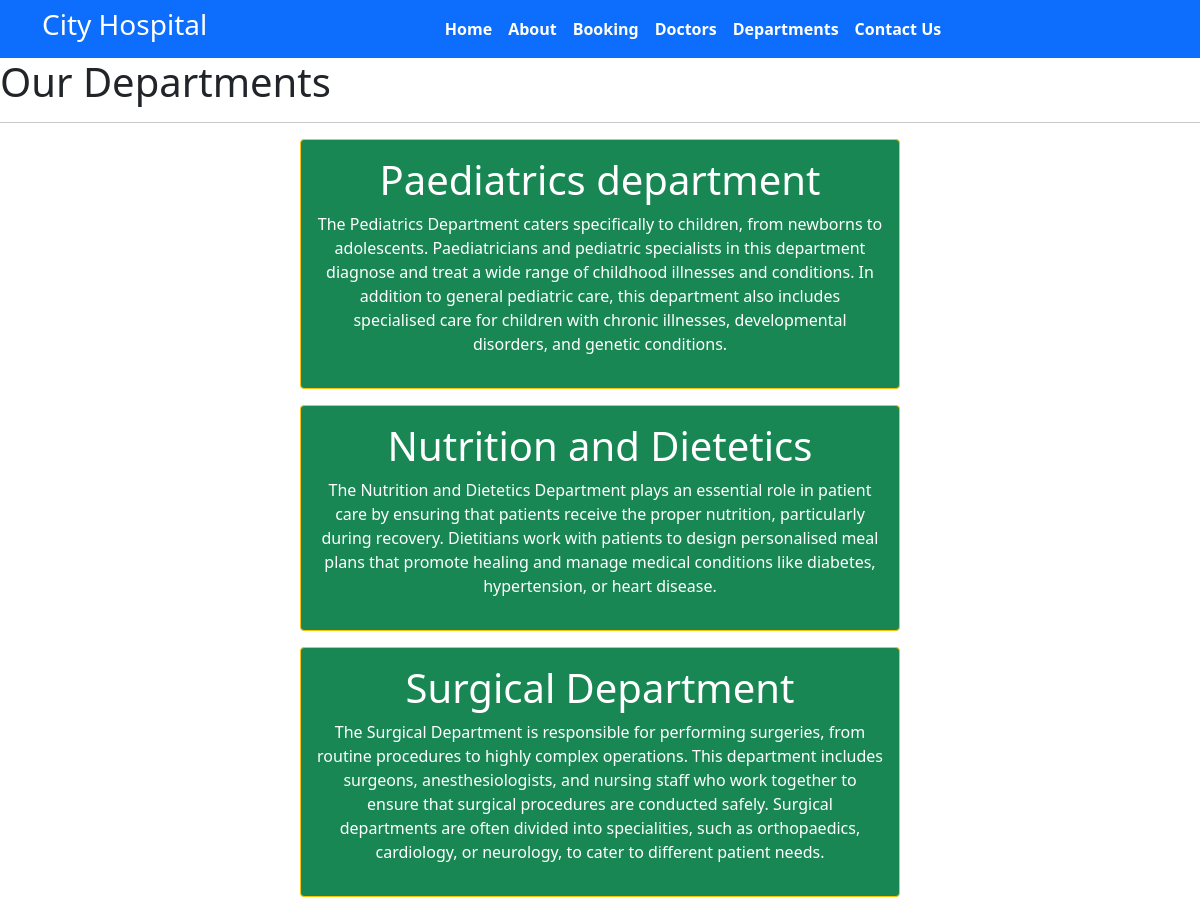
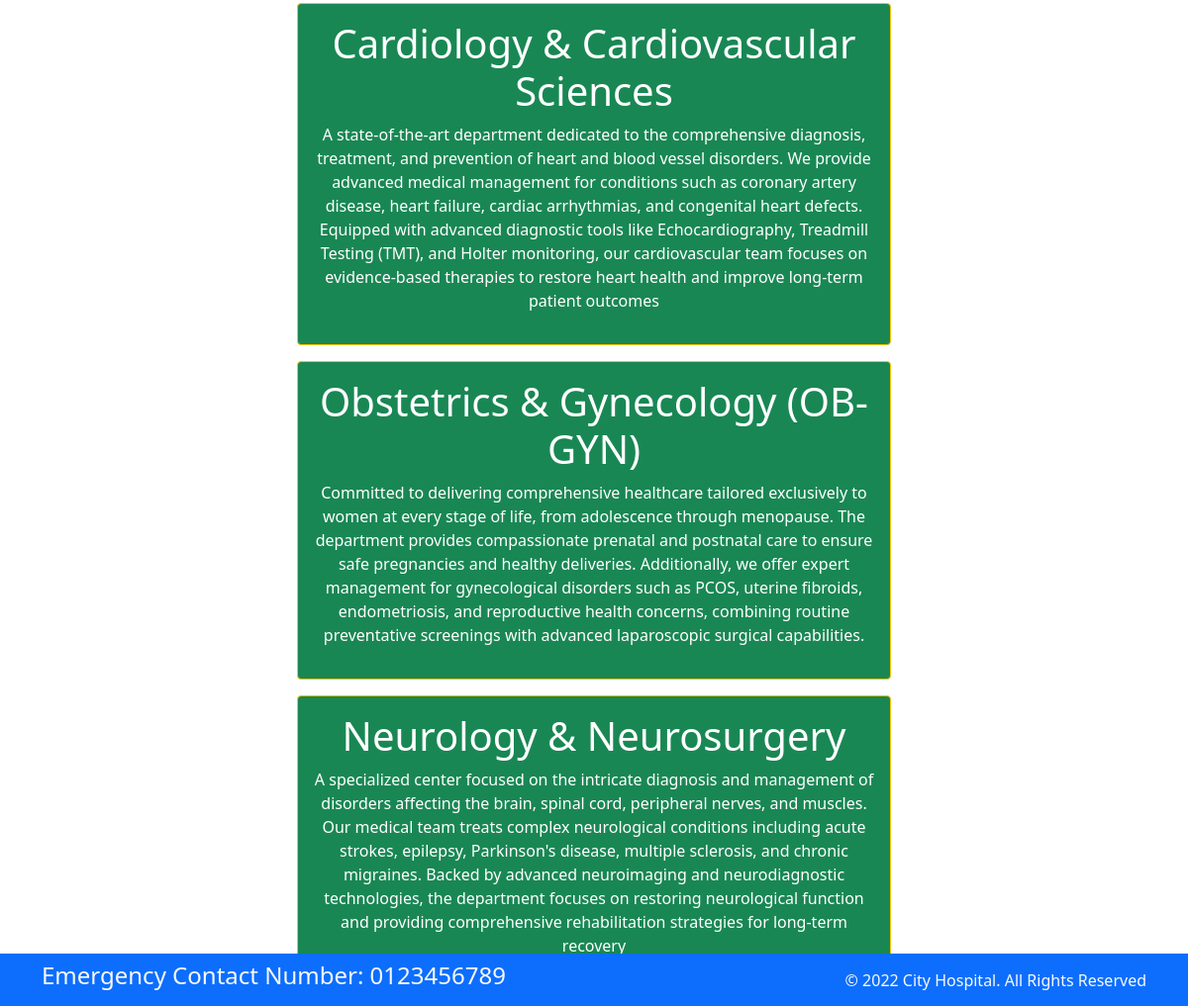
Screenshot of /department with the database file from the repository (2 pictures, top to bottom).
### home/models.py (models this page shows, shortened)
class Department(models.Model):
    dep_name = models.CharField(max_length=100)
    dep_decription = models.TextField()

### home/views.py (the view)
# urls.py: path('department',views.department,name='department'),
def department(request):
    dict_dept = {
        'dept': Department.objects.all()
    }
    return render(request, 'Department.html', dict_dept)

### templates/department.html (shortened to what this page needs)
{% extends 'base.html' %}
{% block content %}
<h1>Our Departments </h1>
<hr>
{% for d in dept %}
<div class="mx-auto w-50 bg-success text-center text-white p-3 my-3 border border-warning rounded">
<h1>{{d.dep_name}}</h1>
<p>{{d.dep_decription}}</p>
</div>
{% endfor %}
{% endblock %}

### rows the page displays
Department: dep_name "Paediatrics department", dep_decription "The Pediatrics Department caters specifically to children, from newborns to adolescents. Paediatricians and pediatric specialists in this department diagnose and treat a wide range of childhood illnesses and conditions. In addition to general pediatric care, this department also includes specialised care for children with chronic illnesses, developmental disorders, and genetic conditions."
Department: dep_name "Nutrition and Dietetics", dep_decription "The Nutrition and Dietetics Department plays an essential role in patient care by ensuring that patients receive the proper nutrition, particularly during recovery. Dietitians work with patients to design personalised meal plans that promote healing and manage medical conditions like diabetes, hypertension, or heart disease."
Department: dep_name "Surgical Department", dep_decription "The Surgical Department is responsible for performing surgeries, from routine procedures to highly complex operations. This department includes surgeons, anesthesiologists, and nursing staff who work together to ensure that surgical procedures are conducted safely. Surgical departments are often divided into specialities, such as orthopaedics, cardiology, or neurology, to cater to different patient needs."
Department: dep_name "Cardiology & Cardiovascular Sciences", dep_decription "A state-of-the-art department dedicated to the comprehensive diagnosis, treatment, and prevention of heart and blood vessel disorders. We provide advanced medical management for conditions such as coronary artery disease, heart failure, cardiac arrhythmias, and congenital heart defects. Equipped with advanced diagnostic tools like Echocardiography, Treadmill Testing (TMT), and Holter monitoring, our cardiovascular team focuses on evidence-based therapies to restore heart health and improve long-term patient outcomes"
Department: dep_name "Obstetrics & Gynecology (OB-GYN)", dep_decription "Committed to delivering comprehensive healthcare tailored exclusively to women at every stage of life, from adolescence through menopause. The department provides compassionate prenatal and postnatal care to ensure safe pregnancies and healthy deliveries. Additionally, we offer expert management for gynecological disorders such as PCOS, uterine fibroids, endometriosis, and reproductive health concerns, combining routine preventative screenings with advanced laparoscopic surgical capabilities."
Department: dep_name "Neurology & Neurosurgery", dep_decription "A specialized center focused on the intricate diagnosis and management of disorders affecting the brain, spinal cord, peripheral nerves, and muscles. Our medical team treats complex neurological conditions including acute strokes, epilepsy, Parkinson's disease, multiple sclerosis, and chronic migraines. Backed by advanced neuroimaging and neurodiagnostic technologies, the department focuses on restoring neurological function and providing comprehensive rehabilitation strategies for long-term recovery"
